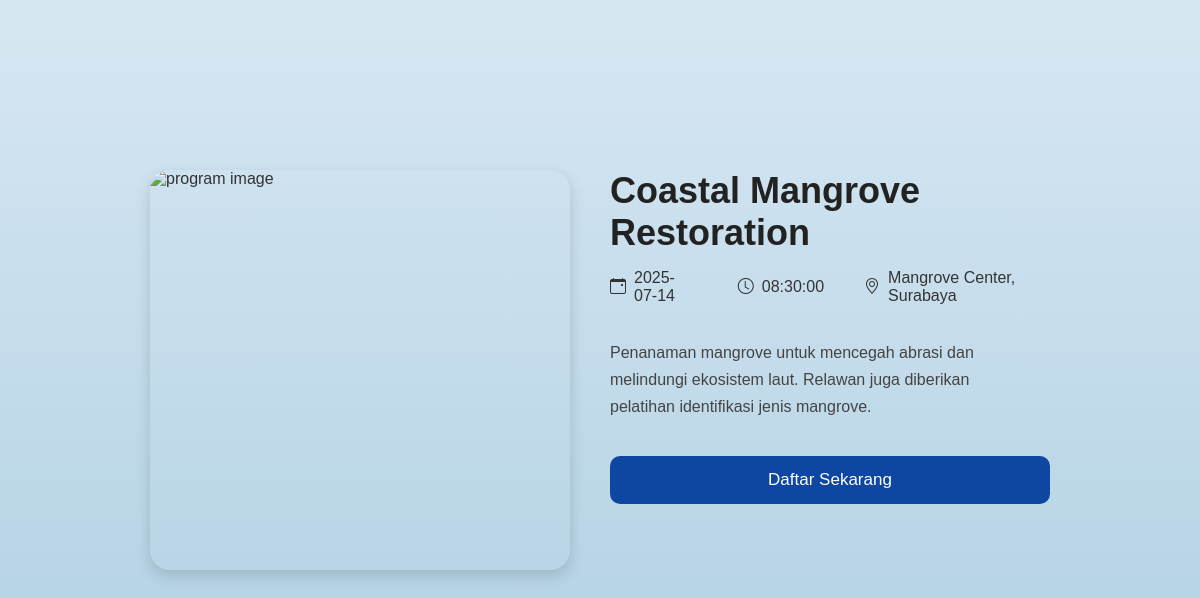
The page /BllupOOP/index.php?c=volunteer&m=detail&id=4 (signed in) on the database its author committed.
### tables this page shows
CREATE TABLE `program` (
  `activity_id` int(11) NOT NULL,
  `program_name` varchar(100) NOT NULL,
  `description` text DEFAULT NULL,
  `location` varchar(150) DEFAULT NULL,
  `date` date DEFAULT NULL,
  `time` time DEFAULT NULL,
  `updated_at` timestamp NOT NULL DEFAULT current_timestamp() ON UPDATE current_timestamp(),
  `program_img` varchar(255) DEFAULT NULL
);

### BllupOOP/controllers/VolunteerController.php (called while the page is built, shortened)
<?php
class VolunteerController extends Controller {
    public function detail() {
        $activity_id = (int)$_GET['id'];
        $model = $this->loadModel('VolunteerModel');
        $program = $model->getProgramById($activity_id);
        $this->loadView('volunteer/detail', ['program' => $program]);
    }
}

### BllupOOP/index.php (called while the page is built, shortened)
<?php
    $m = $_GET['m'] ?? "login";
    include_once "controllers/Controller.php";
    $controller = new $controllerClass();
    $controller->$m();

### BllupOOP/models/Model.php (called while the page is built, shortened)
<?php
  class Model {
    public function __construct() {
      $this->dbconn = new mysqli("localhost", "root", "", "rsidb", "3306");
    }
}

### BllupOOP/models/VolunteerModel.php (called while the page is built, shortened)
<?php
class VolunteerModel extends Model {
    public function getProgramById($activity_id) {
        $query = "SELECT * FROM program WHERE activity_id = ?";
        $stmt = $this->dbconn->prepare($query);
        $stmt->bind_param("i", $activity_id);
        $stmt->execute();
        $result = $stmt->get_result();
        return $result ? $result->fetch_assoc() : null;
    }
}

### BllupOOP/views/volunteer/detail.php (the view, shortened to what this page needs)
<!DOCTYPE html>
<html lang="en">
<head>
  <link rel="stylesheet" href="style/css/vol.css">
    <link rel="stylesheet" href="https://cdn.jsdelivr.net/npm/bootstrap-icons@1.11.3/font/bootstrap-icons.css">
</head>
<body class="detail-body">
<div class="detail-container">
    <img src="style/assets/vol.png" class="detail-image" alt="program image">
    <div class="detail-content">
        <h1 class="detail-title"><?= htmlspecialchars($program['program_name']); ?></h1>
        <div class="detail-meta">
            <span><i class="bi bi-calendar-event me-2" aria-hidden="true"></i><?= htmlspecialchars($program['date'] ?? ''); ?></span>
            <span><i class="bi bi-clock me-2" aria-hidden="true"></i><?= htmlspecialchars($program['time'] ?? ''); ?></span>
            <span><i class="bi bi-geo-alt me-2" aria-hidden="true"></i><?= htmlspecialchars($program['location'] ?? ''); ?></span>
        </div>
        <p class="detail-description"><?= nl2br(htmlspecialchars($program['description'] ?? '')); ?></p>
        <button class="detail-btn" id="openPopup">Daftar Sekarang</button>
    </div>
</div>
</body>
</html>

### BllupOOP/style/css/vol.css (style rules this page uses)
body { font-family: "Poppins", Arial, sans-serif; margin: 0; background-color: #F5F5F5; color: #333; }
h1, h2, h3, h4, h5 { margin: 0; }
body.detail-body { margin: 0; font-family: "Poppins", Arial, sans-serif; background: linear-gradient(to bottom, #d7e7f2, #a4c9df); min-height: 100vh; }
.detail-container { max-width: 900px; margin: 60px auto; margin-top: 150px; display: flex; gap: 40px; padding: 20px 40px; justify-content: center; align-items: flex-start; }
.detail-image { width: 420px; height: 400px; border-radius: 20px; object-fit: cover; flex-shrink: 0; box-shadow: 0 6px 15px rgba(0, 0, 0, 0.15); align-self: center; margin-top: 0; }
.detail-content { flex: 1; display: flex; flex-direction: column; justify-content: center; }
.detail-title { font-size: 36px; font-weight: 700; margin-bottom: 15px; color: #222; }
.detail-meta { display: flex; gap: 40px; margin-bottom: 18px; color: #333; font-size: 16px; }
.detail-meta span { display: flex; align-items: center; gap: 8px; }
.detail-description { font-size: 16px; line-height: 1.7; color: #444; margin-bottom: 35px; max-width: 90%; }
.detail-btn { background: #0d47a1; padding: 14px 32px; color: rgb(255, 255, 255); border: none; border-radius: 10px; font-size: 17px; font-weight: 500; cursor: pointer; transition: 0.2s; }

### rows shown on the page
program: program_name "Coastal Mangrove Restoration", date "2025-07-14", time "08:30:00", location "Mangrove Center, Surabaya", description "Penanaman mangrove untuk mencegah abrasi dan melindungi ekosistem laut. Relawan juga diberikan pelatihan identifikasi jenis mangrove."
